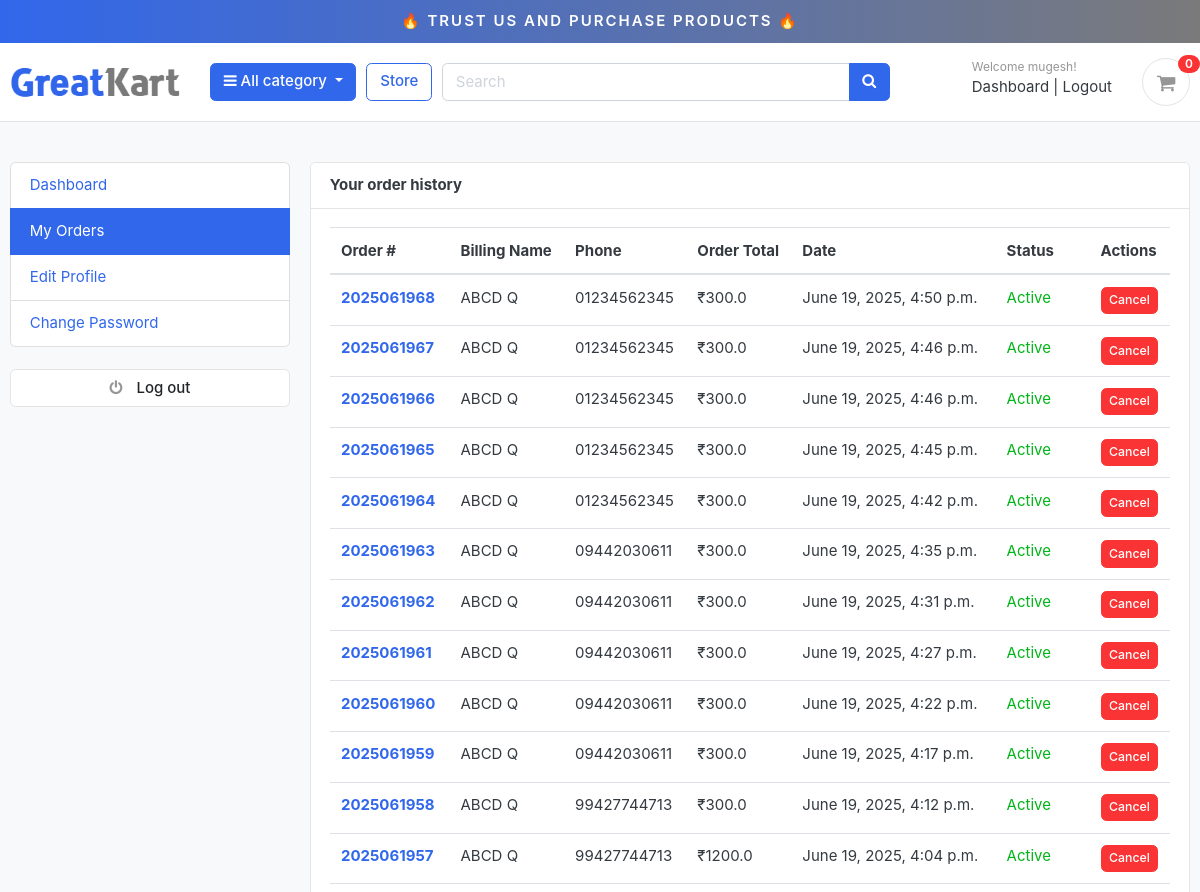
/accounts/my_orders/ (signed in, upper part), run on an earlier commit of the app's database.
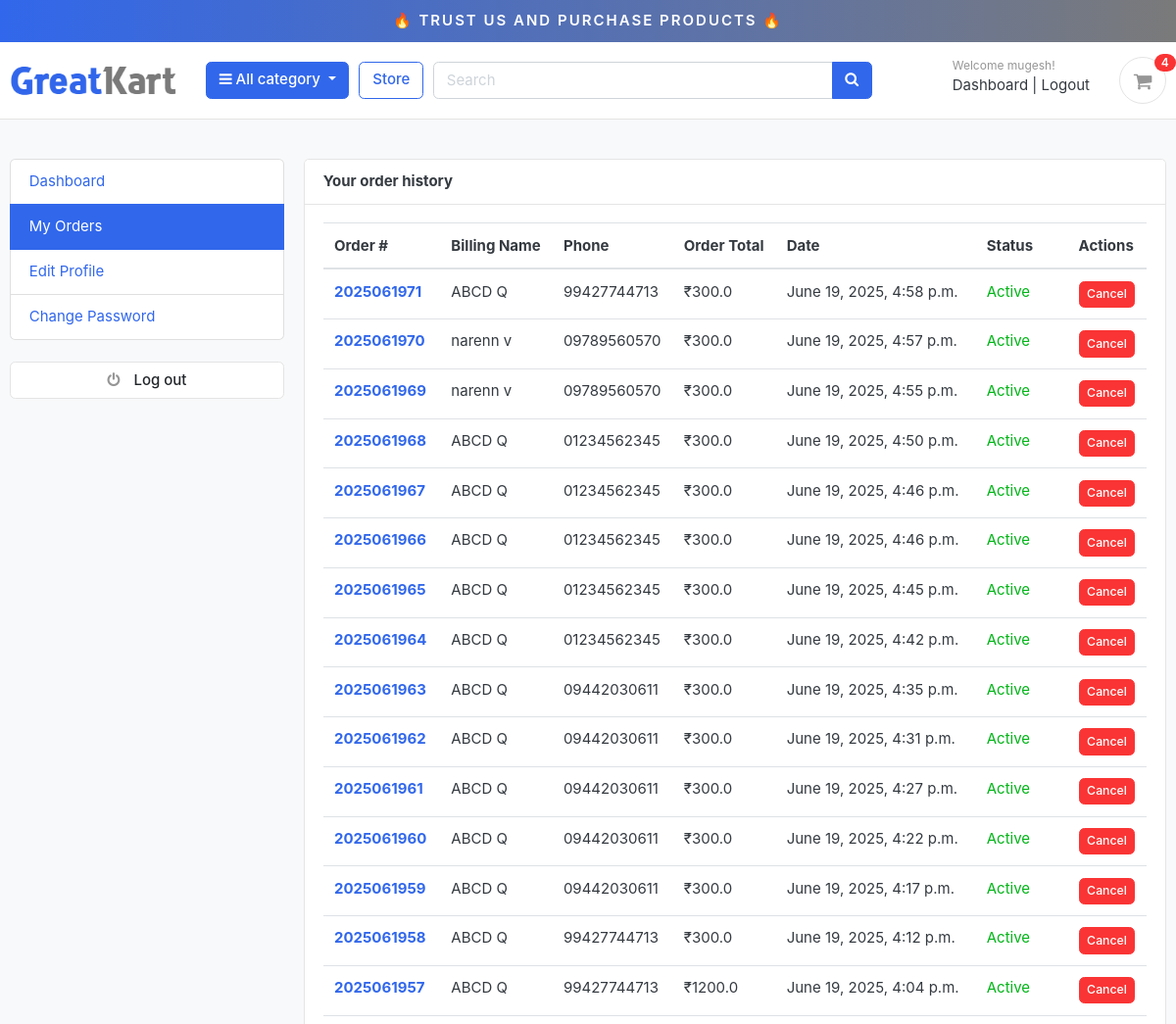
And on a later commit of the database.
### orders/models.py (models this page shows, shortened)
class Order(models.Model):
    STATUS = (
        ('New', 'New'),
        ('Accepted', 'Accepted'),
        ('Completed', 'Completed'),
        ('Cancelled', 'Cancelled'),
    )
    user = models.ForeignKey(Account, on_delete=models.SET_NULL, null=True)
    payment = models.ForeignKey(Payment, on_delete=models.SET_NULL, blank=True, null=True)
    order_number = models.CharField(max_length=20)
    first_name = models.CharField(max_length=50)
    last_name = models.CharField(max_length=50)
    phone = models.CharField(max_length=15)
    email = models.EmailField(max_length=50)
    address_line_1 = models.CharField(max_length=50)
    address_line_2 = models.CharField(max_length=50, blank=True)
    country = models.CharField(max_length=50)
    state = models.CharField(max_length=50)
    city = models.CharField(max_length=50)
    order_note = models.CharField(max_length=100, blank=True)
    order_total = models.FloatField()
    tax = models.FloatField()
    status = models.CharField(max_length=10, choices=STATUS, default='New')
    ip = models.CharField(blank=True, max_length=20)
    is_ordered = models.BooleanField(default=False)
    created_at = models.DateTimeField(auto_now_add=True)
    updated_at = models.DateTimeField(auto_now=True)
    is_cancelled = models.BooleanField(default=False)
    cancellation_reason = models.TextField(blank=True, null=True)
    def full_name(self):
        return f'{self.first_name} {self.last_name}'

### accounts/views.py (the view)
# urls.py: path('my_orders/',views.my_orders,name='my_orders'),
def my_orders(request):
    orders = Order.objects.filter(user=request.user, is_ordered=True).order_by('-created_at')
    context = {
        'orders': orders,
    }
    return render(request, 'accounts/my_orders.html', context)

### carts/context_processors.py (called while the page is built)
def counter(request):
    cart_count = 0
    if 'admin' in request.path:
        return {}
    else:
        try:
            cart = Cart.objects.filter(cart_id=_cart_id(request))
            if request.user.is_authenticated:
                cart_items = CartItem.objects.all().filter(user=request.user)
            else:
                cart_items = CartItem.objects.all().filter(cart=cart[:1])
            for cart_item in cart_items:
                cart_count += cart_item.quantity
        except Cart.DoesNotExist:
            cart_count = 0
    return dict(cart_count=cart_count)

### carts/views.py (called while the page is built)
def _cart_id(request):
    cart = request.session.session_key
    if not cart:
        cart = request.session.create()
    return cart

### category/context_processors.py (called while the page is built)
def menu_links(request):
    links = Category.objects.all()
    return dict(links=links)

### category/models.py (called while the page is built)
    def get_url(self):
        return reverse('product_by_category', args=[self.slug])

### templates/accounts/my_orders.html (shortened to what this page needs)
{% extends 'base.html' %}
{% block content %}
<section class="section-conten padding-y bg">
  <div class="container">
    <div class="row">
      {% include 'includes/dashboard_sidebar.html' %}
      <main class="col-md-9">
        <article class="card">
          <header class="card-header">
            <strong class="d-inline-block mr-3">Your order history</strong>
          </header>
          <div class="card-body">
            <div class="row">
              <div class="col-md-12">
                <table class="table table-hover">
                  <thead>
                    <tr>
                      <th scope="col">Order #</th>
                      <th scope="col">Billing Name</th>
                      <th scope="col">Phone</th>
                      <th scope="col">Order Total</th>
                      <th scope="col">Date</th>
                      <th scope="col">Status</th>
                      <th scope="col">Actions</th>
                    </tr>
                  </thead>
                  <tbody>
                    {% for order in orders %}
                    <tr>
                      <th scope="row">
                        <a href="{% url 'order_detail' order.order_number %}">{{ order.order_number }}</a>
                      </th>
                      <td>{{ order.full_name }}</td>
                      <td>{{ order.phone }}</td>
                      <td>₹{{ order.order_total }}</td>
                      <td>{{ order.created_at }}</td>
                      <td>
                        {% if order.is_cancelled %}
                          <span class="text-danger">Cancelled</span>
                        {% else %}
                          <span class="text-success">Active</span>
                        {% endif %}
                      </td>
                      <td>
                        {% if not order.is_cancelled %}
                          <button class="btn btn-sm btn-danger" data-toggle="modal" data-target="#cancelModal{{ order.id }}">Cancel</button>
                        {% else %}
                          <span class="text-muted">N/A</span>
                        {% endif %}
                      </td>
                    </tr>
                    {% endfor %}
                  </tbody>
                </table>
              </div>
            </div>
          </div>
        </article>
      </main>
    </div>
  </div>
</section>
{% endblock %}

### templates/includes/navbar.html (shortened to what this page needs)
{% load static %}
<div class="container-fluid" style="text-align:center;background-image: linear-gradient(to right, #3167EB , #7A7A7A);padding:10px;font-weight: 600;position:sticky;top:0;z-index:999;">
<a href="https://www.udemy.com/course/django-ecommerce-project-based-course-python-django-web-development/?couponCode=DJECOM" style="color: white;text-transform: uppercase;letter-spacing: 2px;"><span>&#x1F525</span> TRUST US AND PURCHASE PRODUCTS <span>&#x1F525</span></a>
</div>
<header class="section-header">
<section class="header-main border-bottom">
  <div class="container">
<div class="row align-items-center">
  <div class="col-lg-2 col-md-3 col-6">
    <a href="{% url 'home' %}" class="brand-wrap">
      <img class="logo" src="{% static './images/logo.png' %}">
    </a>
  </div>
  <div class="col-lg col-sm col-md col-6 flex-grow-0">
    <div class="category-wrap dropdown d-inline-block float-right">
      <button type="button" class="btn btn-primary dropdown-toggle" data-toggle="dropdown">
        <i class="fa fa-bars"></i> All category
      </button>
    </div>
  </div>
  <a href="{% url 'store' %}" class="btn btn-outline-primary">Store</a>
  <div class="col-lg  col-md-6 col-sm-12 col">
    <form action="{% url 'search' %}" class="search" method='GET'>
      <div class="input-group w-100">
          <input type="text" class="form-control" style="width:60%;" placeholder="Search" name="keyword" required>
          <div class="input-group-append">
            <button class="btn btn-primary" type="submit">
              <i class="fa fa-search"></i>
            </button>
          </div>
        </div>
    </form>
  </div>
  <div class="col-lg-3 col-sm-6 col-8 order-2 order-lg-3">
        <div class="d-flex justify-content-end mb-3 mb-lg-0">
          {% if user.id is None %}
          <div class="widget-header">
            <small class="title text-muted">Welcome guest!</small>
            <div>
              <a href="{% url 'login' %}">Sign in</a> <span class="dark-transp"> | </span>
              <a href="{% url 'register' %}"> Register</a>
            </div>
          </div>
          {% else %}
          <div class="widget-header">
            <small class="title text-muted">Welcome {{user.first_name}}!</small>
            <div>
              <a href="{% url 'dashboard' %}">Dashboard</a> <span class="dark-transp"> | </span>
              <a href="{% url 'logout' %}"> Logout</a>
            </div>
          </div>
          {% endif %}
          <a href="{% url 'cart' %}" class="widget-header pl-3 ml-3">
            <div class="icon icon-sm rounded-circle border"><i class="fa fa-shopping-cart"></i></div>
            <span class="badge badge-pill badge-danger notify">{{cart_count}}</span>
          </a>
        </div>
      </div>
</div>
  </div>
</section>
</header>

What changed in the data, as far as the page shows it:
added Order: order_number "2025061971", full_name "ABCD Q", phone "99427744713", order_total "300.0", created_at "June 19, 2025, 4:58 p.m.", is_cancelled "Active"
added Order: order_number "2025061970", full_name "narenn v", phone "09789560570", order_total "300.0", created_at "June 19, 2025, 4:57 p.m.", is_cancelled "Active"
added Order: order_number "2025061969", full_name "narenn v", phone "09789560570", order_total "300.0", created_at "June 19, 2025, 4:55 p.m.", is_cancelled "Active"
Also different on the page:
{{ cart_count }}: "0" → "4"
